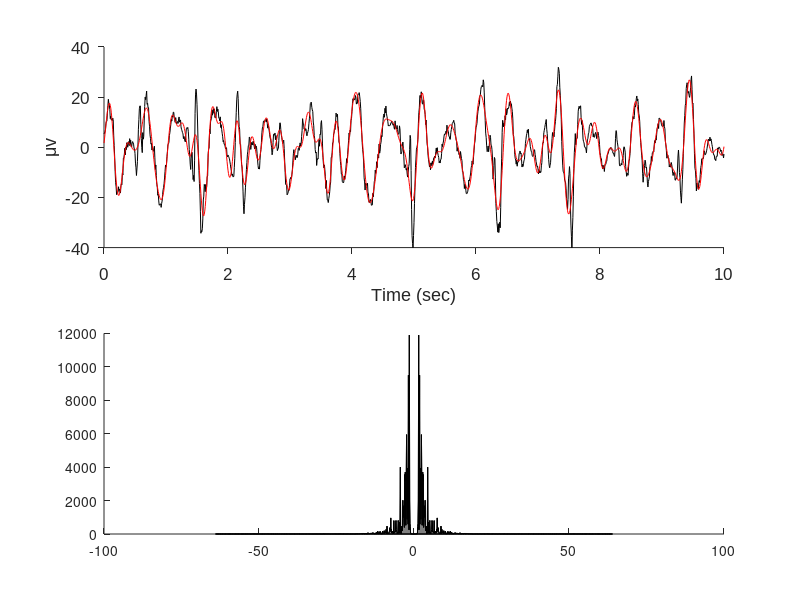

This chart was generated by the following MATLAB code: (Note: this script raises an error after producing the figure.)
clear all; clc; format compact; 

%% Illustrate spectral decomposition of EEG signal

%load DATA_Sedation; Fs=200; 
load DATA_Spike; Fs=128;
s=data(3,:); dt=1/Fs; Nt=length(s); t=(0:Nt-1)*dt; 
f=linspace(-Fs/2,Fs/2,Nt); 

%s=s*0; s(400:500)=30;
Es=sum(s.^2); 
S=fftshift(fft(s)); 
Sm=S; ind=find(abs(f)>5); Sm(ind)=0; 
E=S.*conj(S); E=E/sum(E)*Es; %E=fftshift(E); 
si =real(ifft(ifftshift(Sm)));

figure(1); clf; 
subplot(211); plot(t,s,'k',t,si,'r'); axis([0 max(t) -40 40]);  box off
xlabel('Time (sec)','fontsize',12,'fontname','arial');
ylabel('\muv','fontsize',12,'fontname','arial');
set(gca,'fontsize',12,'fontname','arial'); 
set(gca,'tickdir','out'); 

subplot(212); 
xx=[f' flipud(f)']; 
yy=[E' flipud(E)']; 
h=patch(xx,yy,[.5 .5 .5]);
alpha(h,.2); 
set(h,'EdgeColor','none'); hold on; 
plot(f,E,'k',f,E*0,'k','linewidth',1); 
axis([0 20 0 max(E)]); box off
set(gca,'tickdir','out'); 

xlabel('Frequency (Hz)','fontsize',12,'fontname','arial');
ylabel('Energy density log(\muv^2/Hz)','fontsize',12,'fontname','arial');
set(gca,'fontsize',12,'fontname','arial'); 
set(gcf,'color',[1 1 1]); 

%% Get components
figure(2); clf; 
S=fftshift(fft(s)); Sm=S; 
ind=find(f<5 & f>1); ysh=0; bottom=0; prevmin=0; 

subplot(6,1,1); 
plot(t,s,'k'); 
ylabel('\muv','fontsize',12,'fontname','arial');
set(gca,'fontsize',12,'fontname','arial'); 
set(gca,'tickdir','out'); 
set(gca,'xcolor','w'); 

subplot(6,1,[2:5]); 
for i=ind(1:2:end)
    temp=S(i); Si=zeros(size(S)); Si(i)=temp; 
    jdx=find(f>0); ff=f; ff(jdx)=inf;  [~,idx]=min(abs(abs(ff)-f(i)));
    Si(idx)=conj(temp);     
    si =real(ifft(ifftshift(Si))); 
    hold on;
    si=si-max(si); 
    si=si-abs(prevmin)-10;
    plot(t,si,'k'); hold on
    prevmin=min(si); 
    my=mean(si); 
    text(-.8,my,[num2str(f(i)) 'Hz'],'fontsize',9,'fontname','arial');
end
set(gca,'color',[1 1 1],'tickdir','out'); 
set(gcf,'color',[1 1 1]); 
set(gca,'fontsize',12,'fontname','arial');
xlabel('Time (sec)'); 
set(gca,'ycolor','w'); 
%axis off


% Spectrum
subplot(5,1,5); 
xx=[f' flipud(f)']; 
yy=[E' flipud(E)']; 
h=patch(xx,yy,[.5 .5 .5]);
alpha(h,.2); 
set(h,'EdgeColor','none'); hold on; 
plot(f,E,'k',f,E*0,'k','linewidth',1); 
axis([0 20 0 max(E)]); box off
set(gca,'tickdir','out'); 
xlabel('Frequency (Hz)','fontsize',12,'fontname','arial');
ylabel('Energy density ( \muv^2/Hz )','fontsize',12,'fontname','arial');
set(gca,'fontsize',12,'fontname','arial'); 
set(gcf,'color',[1 1 1]); 



set(gcf, 'PaperPositionMode', 'auto');
FileName=['Fig_EEG_SpectralDecomp'];
print('-dpng','-r300',FileName);
